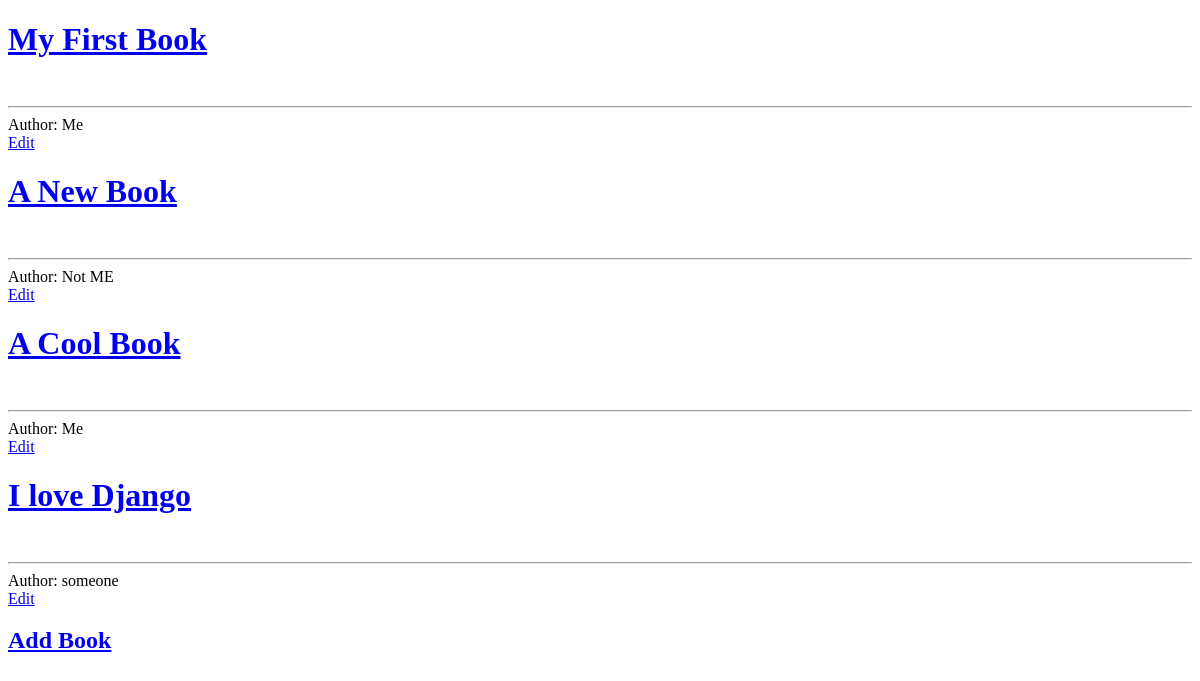
Before: / with the older database file.
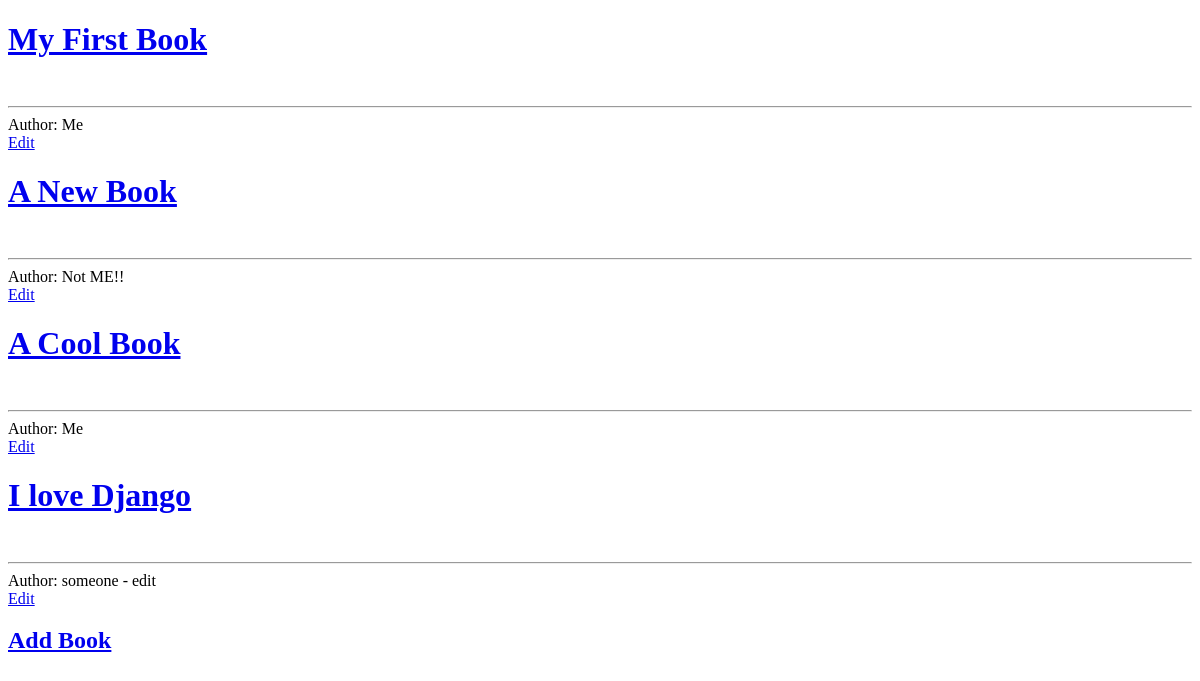
After: the same page with the newer database file.
### club/models.py (models this page shows, shortened)
class Book(models.Model):
    book = models.CharField(max_length=50)
    description = models.TextField()
    author = models.CharField(max_length=50)
    release_date = models.DateField()
    genre = models.CharField(max_length=50)

### club/views.py (the view)
# urls.py: path('', HomeView.as_view(), name="home"),
class HomeView(ListView):
    model = Book
    template_name = 'home.html'

### club/templates/home.html (shortened to what this page needs)
<!DOCTYPE html>
<html lang="en">
<head>
</head>
<body>
{% for book in object_list %}
<h1><a href="{% url 'book-details' book.pk %}">{{book.book}}</a></h1><br><hr>
Author: {{book.author}}<br>
<a href="{% url 'edit-book' book.pk %}">Edit</a>
{% endfor%}<br>
<h2><a href="{% url 'add-book' %}">Add Book</a></h2>
</body>
</html>

Changed rows visible on the page:
changed Book "A New Book": author "Not ME" → "Not ME!!"
changed Book "I love Django": author "someone" → "someone - edit"
